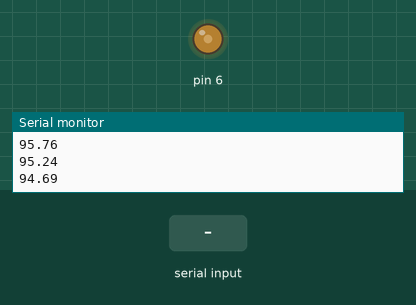
The sketch below on a simulated Arduino Uno, built with avr-gcc and run on an emulated ATmega328P. Shown: output pins drawn as LEDs (lit = HIGH), the last lines printed to the serial monitor. The test bench sets the inputs (shaded band).

Above: at 1.3 s.
1.4 s: "90,45\n" received over Serial
At 3.19 s:
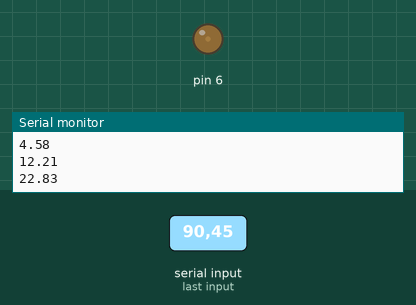
Timing chart, 0 to 10.4 s (numbered marks = the images above; inputs shaded):
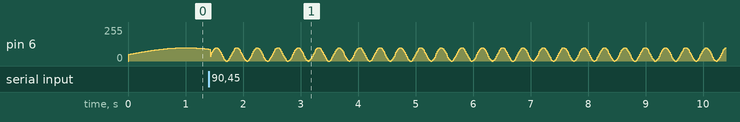

The sketch:

sinewave_final.ino
```cpp
#include<MsTimer2.h>
#define FREQ_CTL (500)
float t=0.0;
float curve;
float f=0.4;
int f1,f2;


void Init_time2(void);

void Timer2ISR()
{
  t=t+0.01;
  curve=(float)(50*(sin(2*PI*f*t)+1));
  analogWrite (6, curve);
  Serial.println (curve);
}

inline void Init_time2(void)
{
  MsTimer2::set(8000/FREQ_CTL, Timer2ISR);
  MsTimer2::start();
}


void setup()
{
noInterrupts();
Init_time2();
pinMode(6,OUTPUT);
interrupts ();
delay (100);
Serial.begin (9600);
//  Serial.println("frequency is:");
}

void loop()
{
////if (Serial.available()==2)
////f1=(int)Serial.read()-48;
////f1=-(Serial.read()-48+4.4);
//delay(10);
//f2=(int)Serial.read()-48;
////f2=-(Serial.read()-48-2);
//Serial.read();
//f=((double)f1+(double)f2/10)/10;
////Serial.println(f);
////Serial.println("frequency is:");
}

void serialEvent()
{
  MsTimer2::stop();
  float inchar = 0;
  f = 0;
  delay(10);
   if(Serial.available())
 {
      while((inchar = Serial.read())!= -1 )
      {
        if( inchar <= '9' && inchar >= '0')
            f = (float)(f * 10 + inchar - '0');
       }
        f = (float)f/10;
        Serial.println("frequency is:");
        Serial.println(f,5);
        Init_time2();
   }
}
```
